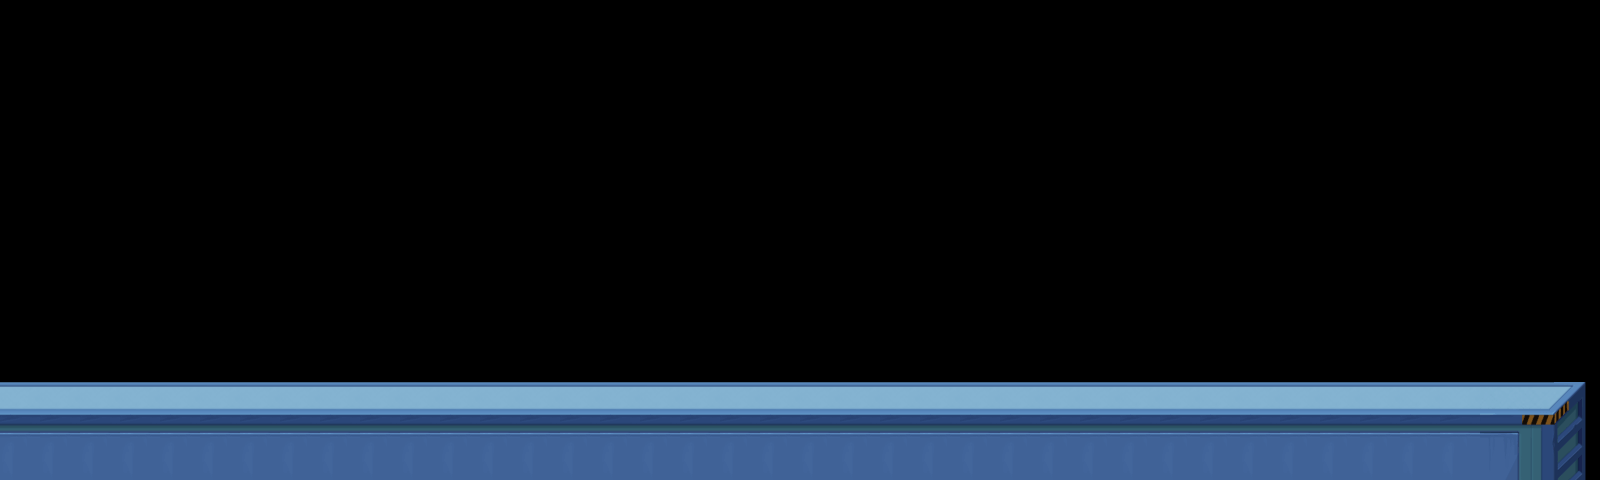

This is a level from a 2D game, rendered from its Tiled map with the project's own tilesets. A one-line summary and the map file follow, with tile-layer data summarised:
An orthogonal 40x12 tile map with 40x40 px tiles, 1 tile layer (show1), 1 hidden layer not drawn and 1 object.

<map version="1.0" orientation="orthogonal" width="40" height="12" tilewidth="40" tileheight="40">
 <tileset firstgid="1" name="main" tilewidth="40" tileheight="40">
  <image source="main.png" width="280" height="240" />
 </tileset>
 <layer name="show2" width="40" height="12" visible="0">
  <data>[480 cells, 0 non-empty, 0 distinct tile ids]</data>
 </layer>
 <layer name="show1" width="40" height="12">
  <data>[480 cells, 120 non-empty, 12 distinct tile ids]</data>
 </layer>
 <objectgroup name="collision" width="40" height="12">
  <object x="0" y="400" width="1560" height="80" />
 </objectgroup>
 <objectgroup name="items" width="40" height="12" />
 <objectgroup name="enemy" width="40" height="12" />
</map>
